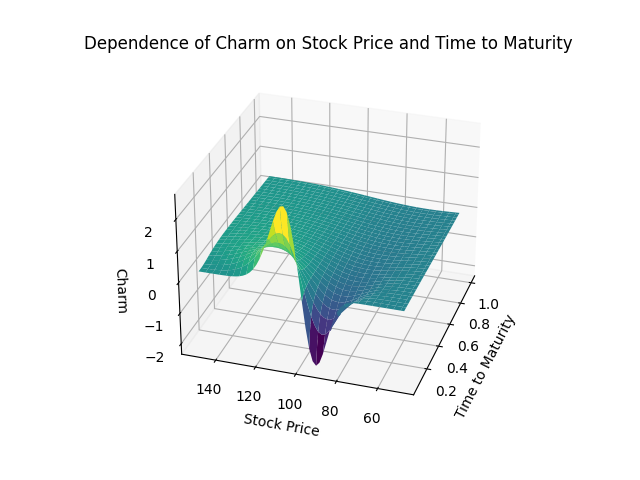

The script that saved this image:
import numpy as np
from scipy.stats import norm
from matplotlib import pyplot as plt
from matplotlib import cm

# parameter settings
save_figure = True
S_min = 50          # lower bound of Asset Price
S_max = 150         # upper bound of Asset Price
tau_min = 0.05      # lower bound of Time to Maturity
tau_max = 1         # upper bound of Time to Maturity
K = 100             # exercise price
r = 0.1             # riskfree interest rate
sig = 0.35          # volatility
d = 0.2             # dividend rate
steps = 60          # steps

tau = np.linspace(tau_min, tau_max, steps)
S = np.linspace(S_max, S_min, steps)


def get_charmcall(tau, S, K, r, d, sig):
    y = (np.log(S/K) + (r - d - sig**2/2) * tau)/(sig * np.sqrt(tau))
    d1 = y+sig*np.sqrt(tau)

    return -np.exp(-d*tau)*(norm.pdf(d1)*((r-d)/(sig*np.sqrt(tau))-y/(2*tau))-d*norm.cdf(d1))

X, Y = np.meshgrid(tau, S)
fig, ax = plt.subplots(subplot_kw={"projection": "3d"})
ax.plot_surface(X, Y, get_charmcall(X, Y, K, r, d, sig), cmap=cm.viridis)
ax.set_title('Dependence of Charm on Stock Price and Time to Maturity')
ax.set_xlabel('Time to Maturity')
ax.set_ylabel('Stock Price')
ax.set_zlabel('Charm')
plt.show()

if save_figure:
    fig.savefig('SFEcharmcall.png', transparent=True)
